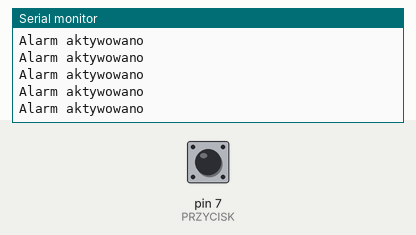
Bench run of a sketch on a simulated Arduino Uno, built with avr-gcc and run on an emulated ATmega328P. On the bench: the last lines printed to the serial monitor. Inputs (shaded band) come from the test bench; at power-on: pin 7 (PRZYCISK) HIGH.

Above: at 1.2 s.
1.3 s: pin 7 (PRZYCISK) pulled LOW for 0.15 s
At 2.1 s:
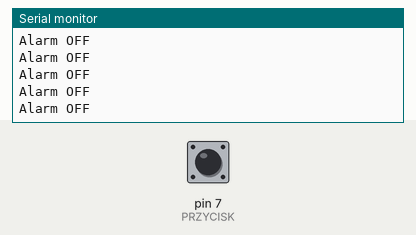
2.9 s: pin 7 (PRZYCISK) pulled LOW for 1 s
At 4.0 s:
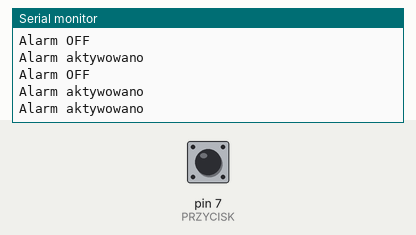
6.9 s: pin 7 (PRZYCISK) pulled LOW for 1 s
10.9 s: pin 7 (PRZYCISK) pulled LOW for 0.15 s
14.0 s: pin 7 (PRZYCISK) pulled LOW for 3.2 s
At 14.6 s:
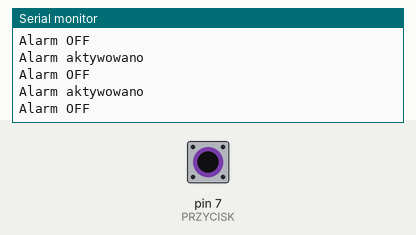

Measured:
- after the input at 1.3 s, the serial monitor: prints a new line after 0.09 s (image 1)

The sketch:

lab6_zad3.ino
```cpp
#define PRZYCISK 7
unsigned long czas_stanu = 0;
int PIN = 8;
volatile bool stan_diody = false;
volatile long long int m_millis = 0;

void setup() {
  cli();
  TCCR1A = 0;
  TCCR1B = 0;
  TCNT1  = 0;
  OCR1A = 63;
  TCCR1B |= (1 << WGM12);
  TCCR1B |= (1 << CS12) | (0 << CS11) | (0 << CS10);
  TIMSK1 |= (1 << OCIE1A);
  sei();
  pinMode(PRZYCISK, INPUT_PULLUP);
  Serial.begin(9600);
}

void loop() {
  czas_stanu = przycisk();
  migaj(czas_stanu);
}

void migaj(int czas_zadany){
  unsigned long static czas = 0;
  int static d_OnOff = 0;
  if(czas_zadany <= (m_millis - czas)){
    czas = m_millis;
    switch(d_OnOff){
      case 0:
      	digitalWrite(PIN, HIGH);
      	d_OnOff = 1;
      	break;
      case 1:
      	digitalWrite(PIN, LOW);
      	d_OnOff = 0;
      	break;
    }
  }
}

int przycisk(){
  bool static stan = false;
  if(!digitalRead(PRZYCISK)){
    stan = !stan;
  }
  if(stan){
    czas_stanu = 1000;
    Serial.println("Alarm OFF");
  }
  else{
  	czas_stanu = 200;
    Serial.println("Alarm aktywowano");
  }
  return czas_stanu;
}

ISR(TIMER1_COMPA_vect) {
  m_millis += 1;
}
```
